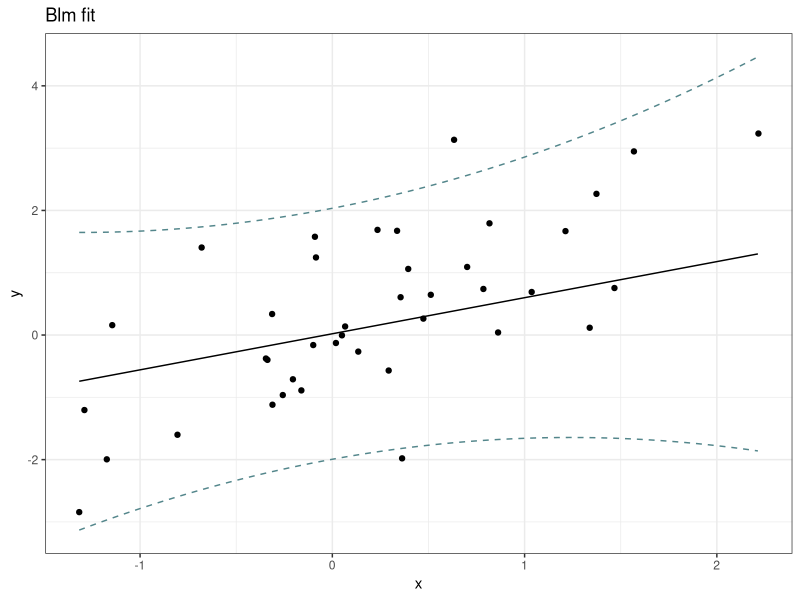

Reproduce this figure in R.
## ---- chunk 1
knitr::opts_chunk$set(echo = TRUE)
## ---- chunk 2
# Declaring functions in the correct order.

set.seed(300)

predict.blm <- function(object, variances=FALSE, ...){

    mxy <- object$posterior$mu
    Sxy <- object$posterior$Sigma

    formula <- object$terms
    responseless.formula <- delete.response(terms(formula))
    frame <- model.frame(responseless.formula, ...)
    theta_x <- model.matrix(responseless.formula, frame)

    means = vector(length=nrow(theta_x))
    sds = vector(length=nrow(theta_x))
    for(i in seq_along(means)) {
        means[i] <- t(mxy) %*% theta_x[i,]
        sds[i] <- 1/object$beta + (t(theta_x[i,]) %*% Sxy %*% theta_x[i,])
    }

    if(variances==TRUE) return(list(mean=means, var=sds))

    means
}

fitted.blm <- fitted.values.blm <- function(object, ...) predict(object)

deviance.blm <- function(object, ...){
    object$model[,1]-fitted(object, ...)
}

terms.blm <- function(x, ...) terms(x$terms)

## ---- chunk 3

make_prior <- function(model, alpha){
    n <- ncol(model.matrix(model))
    list(mu=vector("numeric", length=n), Sigma=diag(1/alpha, nrow=n))
}

update <- function(model, prior, beta, ...) {
    data <- model.frame(model)
    mx <- model.matrix(model, ...)
    Sxy <- solve(prior$Sigma + beta * t(mx) %*% mx)
    mxy <- beta * Sxy %*% t(mx) %*% data[,1]
    list(mu=mxy, Sigma=Sxy)
}


blm <- function(model, alpha, beta, ...) {

    prior <- make_prior(model, alpha)
    posterior <- update(model, prior, beta, ...)

    obj <- list(coefficients=t(posterior$mu),
                variances=posterior$Sigma,
                model=model.frame(model),
                prior=prior,
                posterior=posterior,
                terms=model,
                alpha=alpha,
                beta=beta)
    class(obj) <- "blm"
    obj
}


## ---- chunk 4

x <- rnorm(40)
y <- rnorm(40, x)
z <- x/y

fit <- blm(y ~ x + z, 1, 1)

## ---- chunk 5

coefficients.blm <- coef.blm <- function(x){
    n <- colnames(x$coefficients)
    coefs <- as.vector(x$coefficients)
    names(coefs) <- n
    coefs
}

coefficients(fit)

## ---- chunk 6
#    parm: a specification of which parameters are to be given
#          confidence intervals, either a vector of numbers or a vector
#          of names.  If missing, all parameters are considered.
#    extra parm feature, if the parm is the response, it gives confidence
#    intervals on the data, and if new data is given, it gives confidence
#    intervals on the newly predicted data.
confint.blm <- function(object, parm, level = 0.95, ...){

    response = names(object$model)[1]

    if(level<0.5){
        a <- c(level/2, 1-level/2)
    } else {
        a <- c((1-level)/2, 1-(1-level)/2)
    }

    variables = names(coefficients(object))
    if(missing(parm)) parm = variables
    if(parm[1]==response){
        if(is.null(list(...)$data)){
            fit <- predict(object, variances=TRUE)
            list(lb=qnorm(a[1], fit$mean, fit$var),
                 ub=qnorm(a[2], fit$mean, fit$var))
        } else {
            fit <- predict(object, variances=TRUE, ...)
            list(lb=qnorm(a[1], fit$mean, fit$var),
                 ub=qnorm(a[2], fit$mean, fit$var))
        }
    } else {
        m <- matrix(0, nrow=length(parm), ncol=2)
        colnames(m) <- c(paste(a[1]*100, "%"), paste(a[2]*100, "%"))
        rownames(m) <- parm

        for(i in parm){
            m[i, 1] <- qnorm(a[1], mean=object$posterior$mu[i,1],
                             sd=sqrt(object$posterior$Sigma[i,i]))
            m[i, 2] <- qnorm(a[2], mean=object$posterior$mu[i,1],
                             sd=sqrt(object$posterior$Sigma[i,i]))
        }

        m
    }
}

confint(fit)

confint(fit, "y")
## ---- chunk 7

deviance.blm <- function(object, ...){
    object$model[,1]-fitted(object, ...)
}

deviance(fit)
## ---- chunk 8

fitted.blm <- fitted.values.blm <- function(object, ...) predict(object)

fitted(fit)

## ---- chunk 9

plot.blm <- function(x, ...){
    if(is.null(list(...)$ggplot)) { ggplot = TRUE } else { ggplot = list(...)$ggplot }
    if(requireNamespace("ggplot2", quietly = TRUE) && ggplot==TRUE) {
        data = x$model
        variables = colnames(x$model)

        c = Inf
        regression_data = list()

        for(var in variables[-1]){
            if(c==Inf){
                min <- min(data[,var]); max = max(data[,var])
                sequence <- seq(min, max, by=0.01)
                c <- length(sequence)
                regression_data <- c(regression_data, list(sequence))
            } else {
                min <- min(data[,var]); max = max(data[,var])
                sequence <- seq(min, max, by=(max-min)/c)
                regression_data <- c(regression_data, list(sequence[1:c]))
            }
        }

        regression_data = data.frame(regression_data)
        colnames(regression_data) = variables[-1]

        prediction <- predict(x, data=regression_data)
        cfi <- confint(x, variables[1], data=regression_data)

        figure <- ggplot2::qplot(data[,2], data[,1]) + ggplot2::theme_bw()
        figure <- figure + ggplot2::labs(x=variables[2], y=variables[1], title="Blm fit")
        figure <- figure + ggplot2::geom_line(ggplot2::aes(x=regression_data[,1],
                                                           y=prediction),
                                              )
        figure <- figure + ggplot2::geom_line(ggplot2::aes(x=regression_data[,1],
                                                           y=cfi$lb),
                                              linetype=2, color="cadetblue4")
        figure <- figure + ggplot2::geom_line(ggplot2::aes(x=regression_data[,1],
                                                           y=cfi$ub),
                                              linetype=2, color="cadetblue4")
        figure
    } else {

    }
}

plot(fit)

## ---- chunk 10

predict.blm <- function(object, variances=FALSE, ...){

    mxy <- object$posterior$mu
    Sxy <- object$posterior$Sigma

    formula <- object$terms
    responseless.formula <- delete.response(terms(formula))
    frame <- model.frame(responseless.formula, ...)
    theta_x <- model.matrix(responseless.formula, frame)

    means = vector(length=nrow(theta_x))
    sds = vector(length=nrow(theta_x))
    for(i in seq_along(means)) {
        means[i] <- t(mxy) %*% theta_x[i,]
        sds[i] <- 1/object$beta + (t(theta_x[i,]) %*% Sxy %*% theta_x[i,])
    }

    if(variances==TRUE) return(list(mean=means, var=sds))

    means
}

newdata <- data.frame(x=rnorm(5), z=rnorm(5))

predict(fit, data=newdata)

## ---- chunk 11
print.blm <- function(x){
    cat("blm model: "); print(x$terms)
    cat("\n")
    cat("Posterior:\n")
    print(t(x$posterior$mu)); cat("\n")
    print(x$posterior$Sigma)
}

fit
## ---- chunk 12

residuals.blm <- function(object, ...) (object$model[,1]-predict(object, ...))^2

residuals(fit)

## ---- chunk 13
# YOUR IMPLEMENTATION
